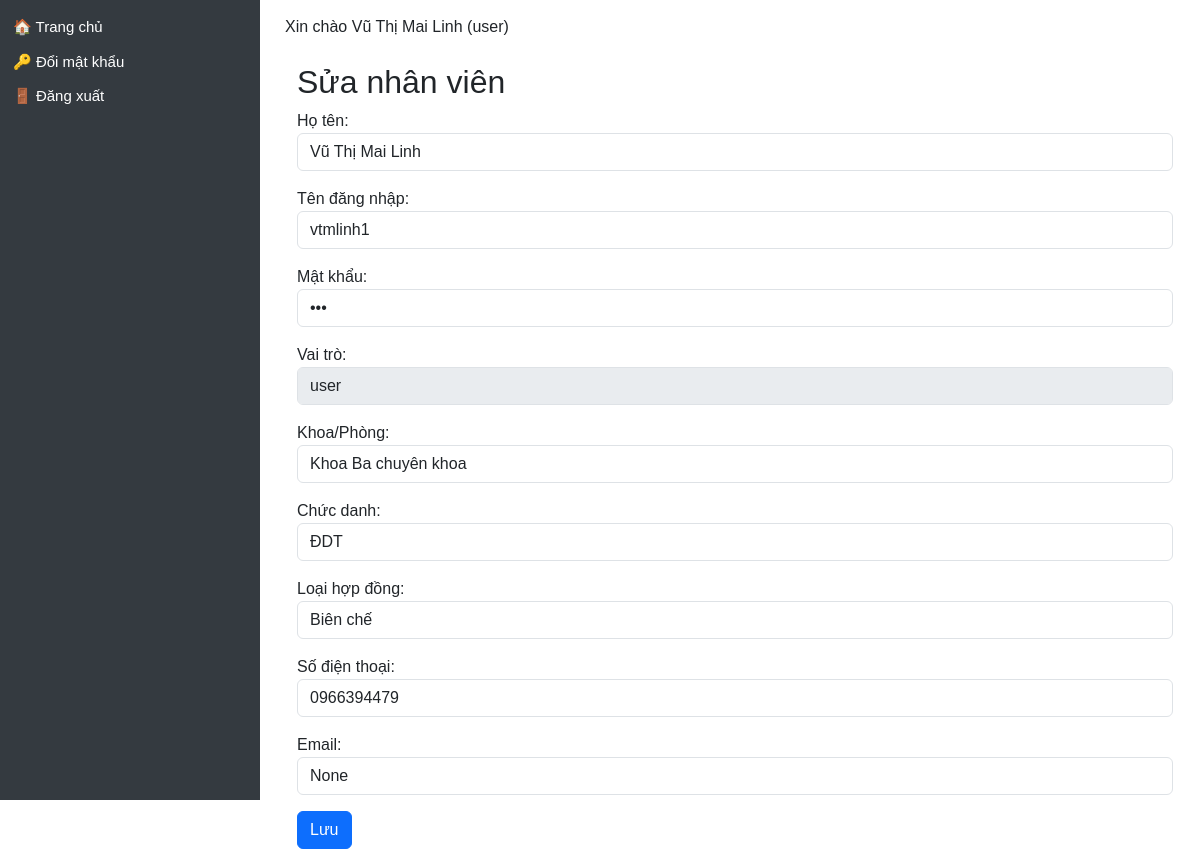
The page /users/edit/93 on the database as committed earlier.
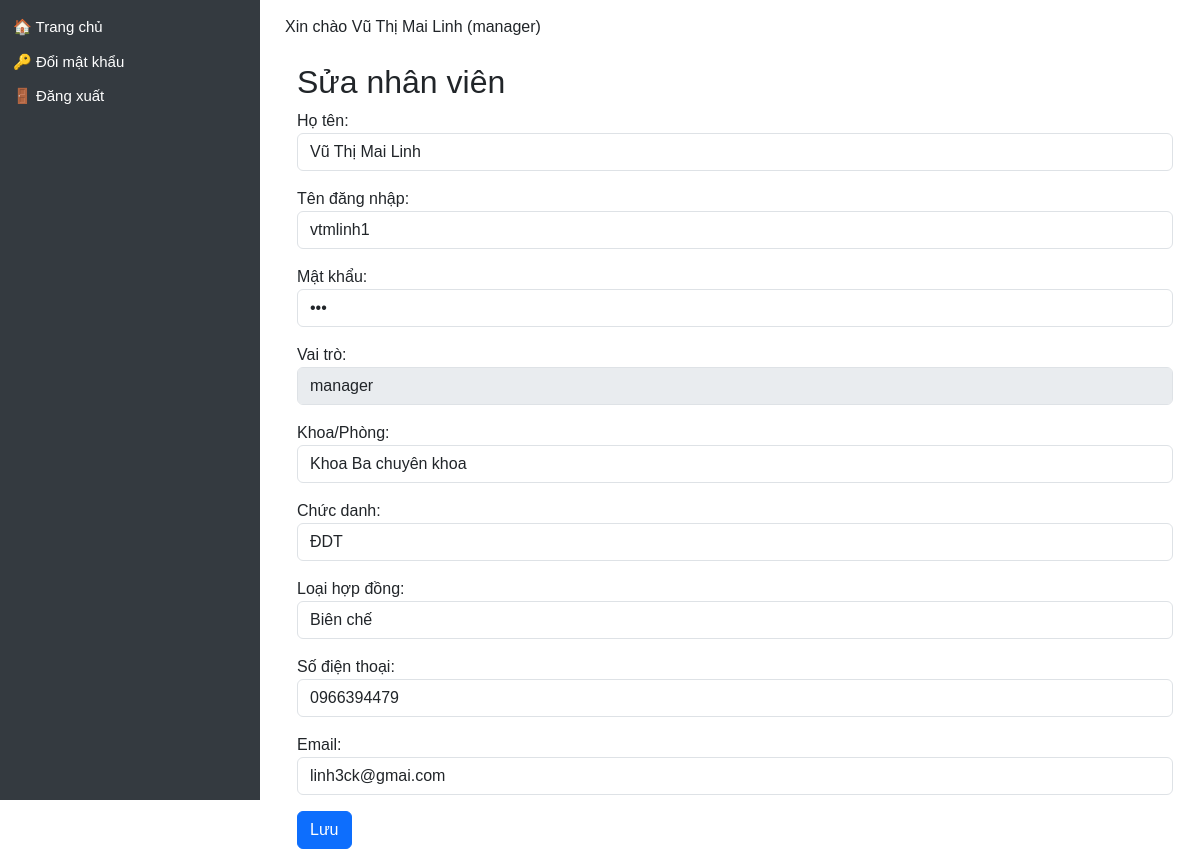
The same page on the database as committed later.
### models/user.py (models this page shows)
class User(db.Model, UserMixin):
    __tablename__ = 'user'
    id = db.Column(db.Integer, primary_key=True)
    name = db.Column(db.String(100), nullable=False)
    username = db.Column(db.String(50), unique=True, nullable=False)
    password = db.Column(db.String(100), nullable=False)
    role = db.Column(db.String(20))  # admin / manager / user
    department = db.Column(db.String(100))
    position = db.Column(db.String(50))  # Bác sĩ / Điều dưỡng / KTV...
    contract_type = db.Column(db.String(50))  # Hợp đồng / Biên chế / v.v.
    email = db.Column(db.String(120))
    phone = db.Column(db.String(20))
    start_year = db.Column(db.Integer)  # ✅ Năm vào công tác (mới thêm)
    schedules = relationship("Schedule", back_populates="user")
    leave_requests = relationship('LeaveRequest', back_populates='user')

### app.py (the view, shortened to what this page needs)
@app.route('/users/edit/<int:user_id>', methods=['GET', 'POST'])
def edit_user(user_id):
    user = User.query.get_or_404(user_id)
    return render_template('edit_user.html', user=user)

### app.py (called while the page is built)
@app.context_processor
def inject_user():
    user = None
    if 'user_id' in session:
        user = db.session.get(User, session['user_id'])
    return dict(user=user)

@app.context_processor
def inject_helpers():
    return dict(get_titled_names=get_titled_names)

@app.context_processor
def inject_helpers():
    return dict(get_titled_names=get_titled_names)

### templates/edit_user.html (shortened to what this page needs)
{% extends "layout.html" %}
{% block content %}
<div class="container mt-4">
  <h2>{{ 'Sửa' if user else 'Thêm' }} nhân viên</h2>
  <form method="POST">
    <div class="mb-3">
      <label>Họ tên:</label>
      <input type="text" name="name" class="form-control" value="{{ user.name if user else '' }}" required>
    </div>
    <div class="mb-3">
      <label>Tên đăng nhập:</label>
      <input type="text" name="username" class="form-control" value="{{ user.username if user else '' }}" required>
    </div>
    <div class="mb-3">
      <label>Mật khẩu:</label>
      <input type="password" name="password" class="form-control" value="{{ user.password if user else '' }}" required>
    </div>
    <div class="mb-3">
      <label>Vai trò:</label>
      {% if session['role'] == 'admin' %}
      <select name="role" class="form-control">
        <option value="user" {% if user and user.role == 'user' %}selected{% endif %}>User</option>
        <option value="manager" {% if user and user.role == 'manager' %}selected{% endif %}>Manager</option>
        <option value="admin" {% if user and user.role == 'admin' %}selected{% endif %}>Admin</option>
      </select>
      {% else %}
      <input type="text" class="form-control" value="{{ user.role if user else 'user' }}" disabled>
      {% endif %}
    </div>
    <div class="mb-3">
      <label>Khoa/Phòng:</label>
      <input type="text" name="department" class="form-control" value="{{ user.department if user else '' }}">
    </div>
    <div class="mb-3">
      <label>Chức danh:</label>
      <input type="text" name="position" class="form-control" value="{{ user.position if user else '' }}">
    </div>
    <div class="mb-3">
      <label>Loại hợp đồng:</label>
      <select name="contract_type" class="form-control">
        <option value="Biên chế" {% if user and user.contract_type == 'Biên chế' %}selected{% endif %}>Biên chế</option>
      </select>
    </div>
    <div class="mb-3">
      <label>Số điện thoại:</label>
      <input type="text" name="phone" class="form-control" value="{{ user.phone if user else '' }}">
    </div>
    <div class="mb-3">
      <label>Email:</label>
      <input type="email" name="email" class="form-control" value="{{ user.email if user else '' }}">
    </div>
    <button type="submit" class="btn btn-primary">Lưu</button>
  </form>
</div>
{% endblock %}

### templates/layout.html (shortened to what this page needs)
<!DOCTYPE html>
<html lang="vi">
<head>
  <link rel="stylesheet" href="https://cdn.jsdelivr.net/npm/bootstrap@5.3.3/dist/css/bootstrap.min.css">
</head>
<body>
  <div class="sidebar">
    <ul>
      <li><a href="/">🏠 Trang chủ</a></li>
      <li><a href="/change-password">🔑 Đổi mật khẩu</a></li>
      <li><a href="/logout">🚪 Đăng xuất</a></li>
    </ul>
  </div>
  <div class="content">
    {% if user %}
      <p class="d-print-none">Xin chào {{ user.name }} ({{ user.role }})</p>
    {% else %}
      <p>Xin chào Khách</p>
    {% endif %}
    {% block content %}{% endblock %}
  </div>
</body>
</html>

Rows that differ between the two databases and show on the page:
changed User "Vũ Thị Mai Linh": role "user" → "manager"; email "None" → "linh3ck@gmai.com"
